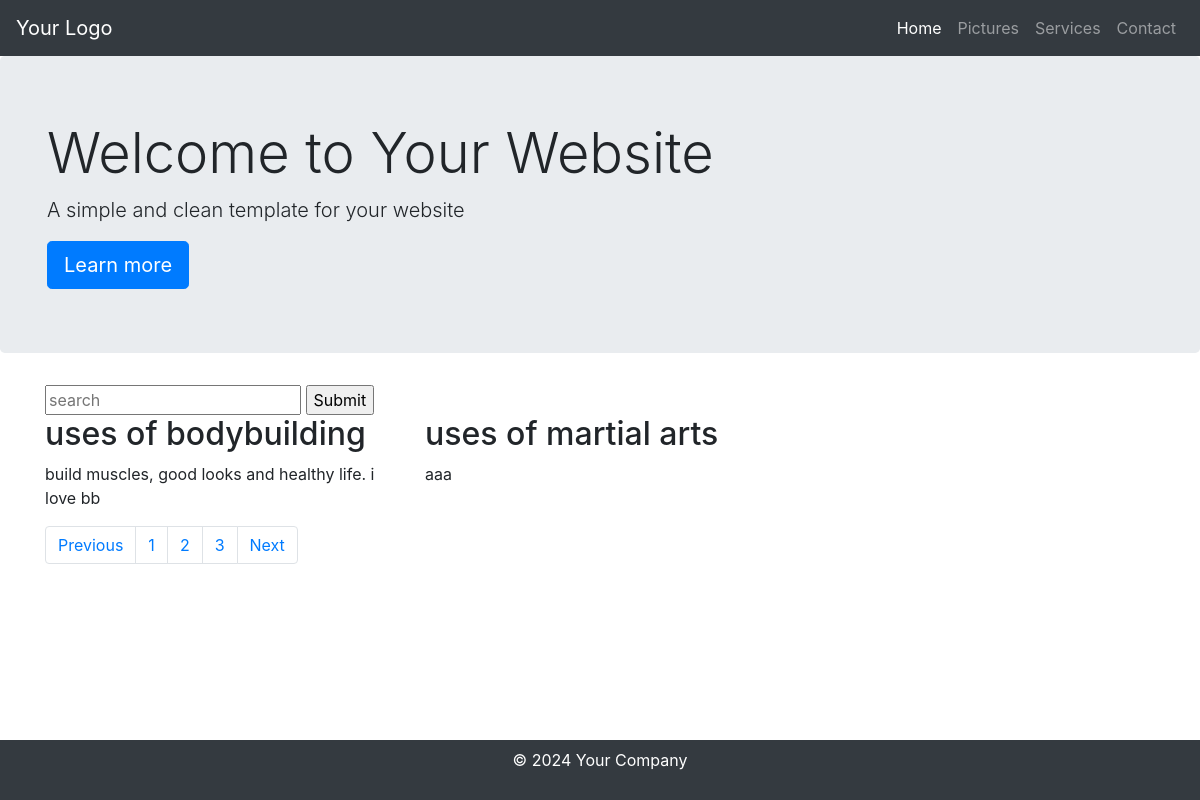
The app's page /uses with its own data.
### features/models.py (models this page shows)
class Uses(models.Model):
    uses_title = models.CharField(max_length=30)
    uses_des = models.CharField(max_length=500)

### features/views.py (the view)
# urls.py: path('uses', views.uses ),
def uses(request):
    data = Uses.objects.all()
    if request.method == "GET":
        search = request.GET.get("search")
        if search != None:
            data = Uses.objects.filter(uses_title__icontains = search) or Uses.objects.filter(uses_des__icontains = search)
    pagi = Paginator(data, 2)
    page_num = request.GET.get('page')
    pagi_data = pagi.get_page(page_num)
    content = {
        'uses':pagi_data
    }
    return render(request, 'uses.html', content)

### templates/uses.html (shortened to what this page needs)
<!DOCTYPE html>
<html lang="en">
<head>
  <link href="https://stackpath.bootstrapcdn.com/bootstrap/4.5.2/css/bootstrap.min.css" rel="stylesheet">
</head>
<body>
  <nav class="navbar navbar-expand-lg navbar-dark bg-dark">
    <a class="navbar-brand" href="#">Your Logo</a>
    <div class="collapse navbar-collapse" id="navbarNav">
      <ul class="navbar-nav ml-auto">
        <li class="nav-item active">
          <a class="nav-link" href="#">Home <span class="sr-only">(current)</span></a>
        </li>
        <li class="nav-item">
          <a class="nav-link" href="pictures">Pictures</a>
        </li>
        <li class="nav-item">
          <a class="nav-link" href="#">Services</a>
        </li>
        <li class="nav-item">
          <a class="nav-link" href="#">Contact</a>
        </li>
      </ul>
    </div>
  </nav>
  <header class="jumbotron">
    <div class="container">
      <h1 class="display-4">Welcome to Your Website</h1>
      <p class="lead">A simple and clean template for your website</p>
      <a class="btn btn-primary btn-lg" href="#" role="button">Learn more</a>
    </div>
  </header>
  <section class="container">
    <form action="" method="get">
      <input type="text" placeholder="search" name="search">
      <input type="submit">
    </form>
    <div class="row">
      {% for i in uses %}
      <div class="col-md-4">
        <h2>{{i.uses_title}}</h2>
        <p>{{i.uses_des | safe }}</p>
        </div>
        {% empty %}
        No records found
      {% endfor %}
  </section>
  <section class="container">
  <nav aria-label="Page navigation example">
        <ul class="pagination">
          <li class="page-item"><a class="page-link" href="#">Previous</a></li>
          <li class="page-item"><a class="page-link" href="#">1</a></li>
          <li class="page-item"><a class="page-link" href="#">2</a></li>
          <li class="page-item"><a class="page-link" href="#">3</a></li>
          <li class="page-item"><a class="page-link" href="#">Next</a></li>
        </ul>
      </nav>
    </section>
  <footer class="footer bg-dark text-white text-center py-2">
    <div class="container">
      <p>&copy; 2024 Your Company</p>
    </div>
  </footer>
</body>
</html>

### templates/uses.html (style rules this page uses)
html { position: relative; min-height: 100%; }
body { margin-bottom: 60px; }
.footer { position: absolute; bottom: 0; width: 100%; height: 60px; background-color: #f5f5f5; }

### records on screen
Uses: uses_title "uses of bodybuilding", uses_des "build muscles, good looks and healthy life. i love bb"
Uses: uses_title "uses of martial arts", uses_des "aaa"
